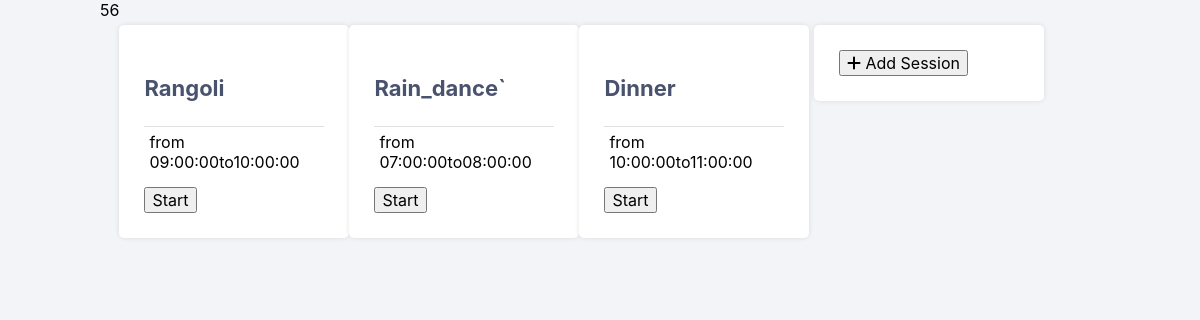
Page /home/event/attendance/takeattold.php?eventid=56 (signed in) on the committed database.
### tables this page shows
CREATE TABLE `Holi_Party_Registration_sessions` (
  `sid` int(6) UNSIGNED NOT NULL,
  `sname` varchar(100) DEFAULT NULL,
  `sday` date DEFAULT NULL,
  `stimestart` time DEFAULT NULL,
  `stimeend` time DEFAULT NULL
);

### home/event/attendance/takeattold.php (the view, shortened to what this page needs)
<!DOCTYPE html>
<html>
	<head>
		<link href="homestyle.css" rel="stylesheet" type="text/css">
		<link rel="stylesheet" href="https://cdnjs.cloudflare.com/ajax/libs/font-awesome/6.2.0/css/all.min.css">
	</head>
	<body class="loggedin">
		<div class="content">
			<?php
				$servername = "localhost";
				$username = "geon";
				$password = "geon";
				$dbname = "formsdb";
				$conn = new mysqli($servername, $username, $password, $dbname);
                $eventid = $_GET['eventid'];
				echo $eventid;
                $sql = "SELECT form_name FROM events_table WHERE event_id = $eventid";
                $result = $conn->query($sql);
                $row = $result->fetch_assoc();
                $form_name = $row["form_name"];
                $dbname = $form_name . "_sessions";
				$sql = "SELECT * FROM $dbname";
				$result = $conn->query($sql);
				if ($result->num_rows > 0) {
					while($row = $result->fetch_assoc()) {
						echo '<div class="tile">';
						echo '<h2>' . $row['sname'] . '</h2>';
						echo '<p>' . $row['sdate'] . ' from ' . $row['stimestart'] . 'to' . $row['stimeend'] . '</p>';
						echo '<form action="scanneratt.php" method="get">';
						echo '<input type="submit" value="Start">';
						echo '</form>';
						echo '</div>';
					}
				} else {
					echo "No sessions found.";
				}
			?>
			<div class="tile">
				<button id="add-button" onclick="window.location.href='addsession.php'">
				<i class="fas fa-plus"></i>
				<span>Add Session</span>
				</button>
			</div>
		</div>
	</body>
</html>

### home/homestyle.css (style rules this page uses)
body { margin: 0; padding: 0; background-color: #17a2b8; height: 100vh; }
body.loggedin { background-color: #f3f4f7; }
.content { width: 1000px; margin: 0 auto; }
.content h2 { margin: 0; padding: 25px 0; font-size: 22px; border-bottom: 1px solid #e0e0e3; color: #4a536e; }
.content > p, .content > div { box-shadow: 0 0 5px 0 rgba(0, 0, 0, 0.1); margin: 25px 0; padding: 25px; background-color: #fff; }
.content > div p { padding: 5px; margin: 0 0 10px 0; }
* { box-sizing: border-box; font-family: -apple-system, BlinkMacSystemFont, "segoe ui", roboto, oxygen, ubuntu, cantarell, "fira sans", "droid sans", "helvetica neue", Arial, sans-serif; font-size: 16px; }
body { background-color: #435165; margin: 0; }

### home/event/attendance/takeattold.php (style rules this page uses)
.tile { display: inline-block; width: 23%; margin-right: 2%; margin-bottom: 20px; vertical-align: top; box-shadow: 0 2px 4px rgba(0, 0, 0, 0.15); border-radius: 5px; background-color: #fff; }

### rows in the picture
holi_party_registration_sessions: sname "Rangoli", stimestart "09:00:00", stimeend "10:00:00"
holi_party_registration_sessions: sname "Rain_dance`", stimestart "07:00:00", stimeend "08:00:00"
holi_party_registration_sessions: sname "Dinner", stimestart "10:00:00", stimeend "11:00:00"

### other values in the picture
$eventid "56"
